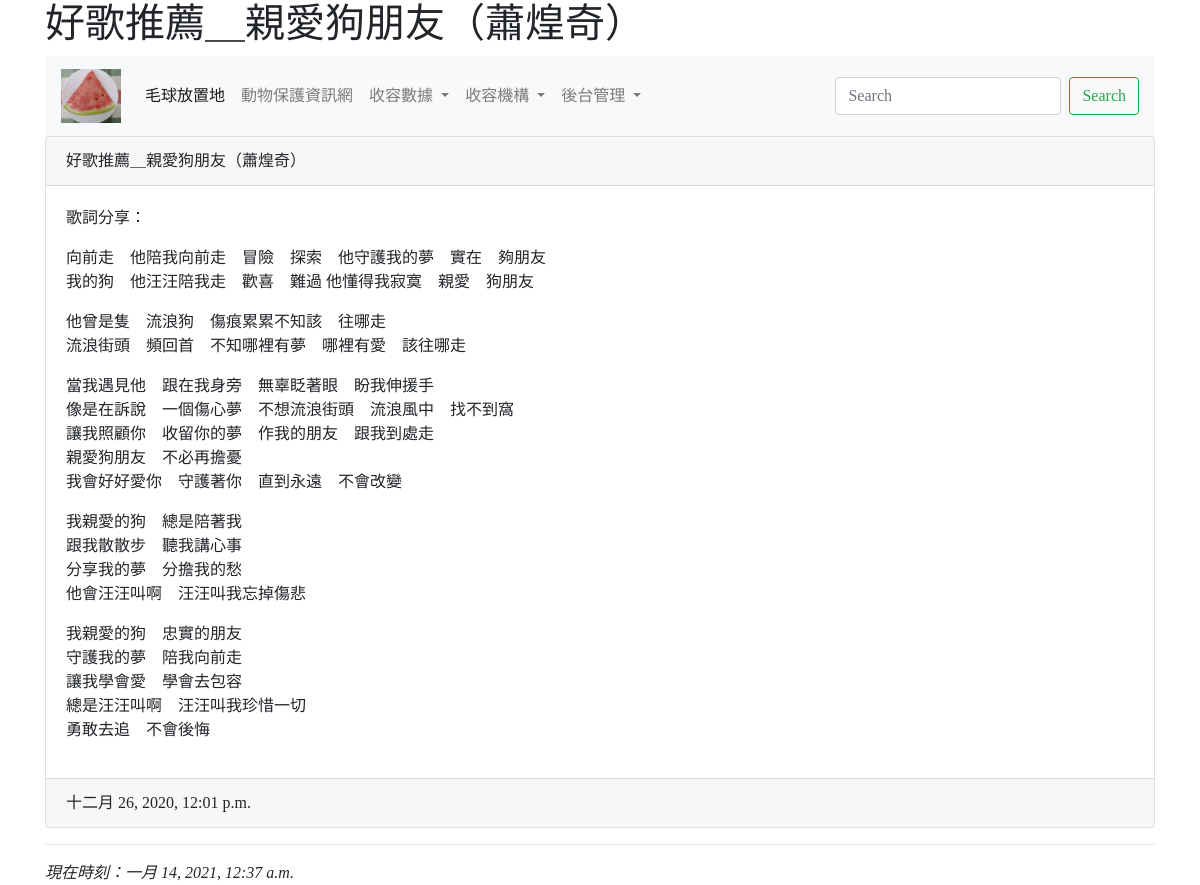
The page /post/p2/ on the database its author committed.
### mainsite/models.py (models this page shows, shortened)
class Post(models.Model):
    title = models.CharField(max_length=200)
    slug = models.CharField(max_length=200)
    body = models.TextField()
    pub_date = models.DateTimeField(default=timezone.now)
    class Meta:
        ordering = ('-pub_date',)

### mainsite/views.py (the view)
# urls.py: path('post/<str:slug>/', showpost),
def showpost(request, slug):
    now = datetime.now()
    try:
        post = Post.objects.get(slug=slug)
        return render(request, "post.html", locals())
    except:
        return redirect("/")

### templates/post.html (shortened to what this page needs)
{% extends 'base.html' %}
{% block titlemessage %}
    <h1>{{post.title}}</h1>
{% endblock %}
{% block content %}
      <div class="card">
        <div class="card-header">
          {{ post.title }}
        </div>
        <div class="card-body">
          {{ post.body | linebreaks }}
        </div>
        <div class="card-footer">
          {{ post.pub_date }}
        </div>
      </div>
{% endblock %}

### templates/base.html (style rules this page uses)
body { font-family: 微軟正黑體; }

### rows shown on the page
Post: title "好歌推薦＿親愛狗朋友（蕭煌奇）", body "歌詞分享： 向前走 他陪我向前走 冒險 探索 他守護我的夢 實在 夠朋友 我的狗 他汪汪陪我走 歡喜 難過 他懂得我寂寞 親愛 狗朋友 他曾是隻 流浪狗 傷痕累累不知該 往哪走 流浪街頭 頻回首 不知哪裡有夢 哪裡有愛 該往哪走 當我遇見他 跟在我身旁 無辜眨著眼 盼我伸援手 像是在訴說 一個傷心夢 不想流浪街頭 流浪風中 找不到窩 讓我照顧你 收留你的夢 作我的朋友 跟我到處走 親愛狗朋友 不必再擔憂 我會好好愛你 守護著你 直到永遠 不會改變 我親愛的狗 總是陪著我 跟我散散步 聽我講心事 分享我的夢 分擔我的愁 他會汪汪叫啊 汪汪叫我忘掉傷悲 我親愛的狗 忠實的朋友 守護我的夢 陪我向前走 讓我學會愛 學會去包容 總是汪汪叫啊 汪汪叫我珍惜一切 勇敢去追 不會後悔", pub_date "十二月 26, 2020, 12:01 p.m."
